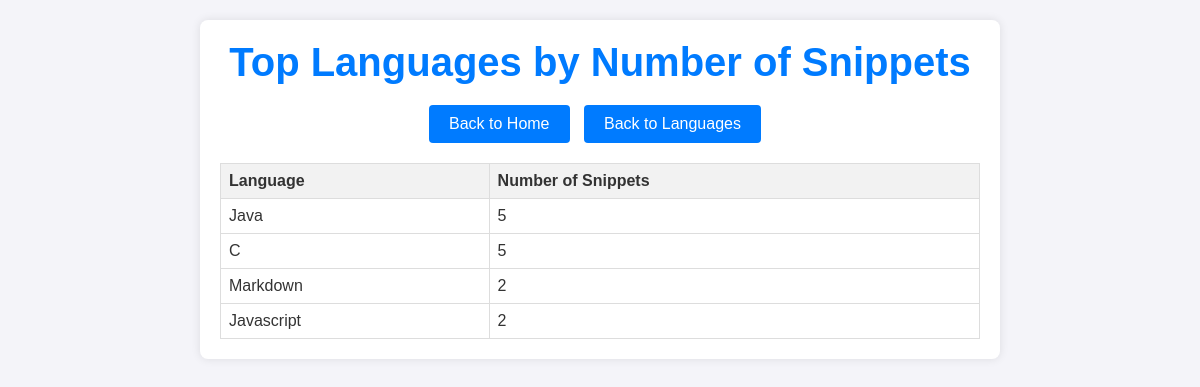
Screenshot of /snippets/top-languages/ with the database file from the repository.
### snippets/models.py (models this page shows, shortened)
class Language(models.Model):
    name = models.CharField(max_length=100)
    slug = models.SlugField(unique=True)  # Readable string
    language_code = models.CharField(max_length=50)
    class Meta:
        ordering = ['name']

### snippets/views/popular.py (the view)
# urls.py: path('top-languages/', TopLanguagesView.as_view(), name='tatum24_top_languages'),
class TopLanguagesView(ListView):
    model = Snippet
    template_name = 'snippets/templates/popular/top_languages.html'
    context_object_name = 'top_languages_list'
    paginate_by = 10
    def get_queryset(self):
        return Snippet.objects.values('language__name').annotate(snippet_count=Count('id')).order_by('-snippet_count')

### snippets/templates/popular/top_languages.html (shortened to what this page needs)
{% load static %}
<!DOCTYPE html>
<html lang="en">
<head>
    <link rel="stylesheet" href="{% static 'css/popular.css' %}">
</head>
<body>
<div class="container">
    <header>
        <h1>Top Languages by Number of Snippets</h1>
        <footer>
            <a href="{% url 'home' %}" class="btn">Back to Home</a>
            <a href="{% url 'language_list' %}" class="btn">Back to Languages</a>
        </footer>
    </header>
    <main>
        <table>
            <thead>
            <tr>
                <th>Language</th>
                <th>Number of Snippets</th>
            </tr>
            </thead>
            <tbody>
            {% for item in top_languages_list %}
                <tr>
                    <td>{{ item.language__name }}</td>
                    <td>{{ item.snippet_count }}</td>
                </tr>
            {% empty %}
                <tr>
                    <td colspan="2">No languages found.</td>
                </tr>
            {% endfor %}
            </tbody>
        </table>
    </main>
</div>
</body>
</html>

### static/css/popular.css (style rules this page uses)
* { margin: 0; padding: 0; box-sizing: border-box; }
body { font-family: Arial, sans-serif; background-color: #f0f0f0; padding: 20px; }
.container { max-width: 800px; margin: 0 auto; }
header { text-align: center; margin-bottom: 20px; }
header h1 { font-size: 32px; color: #333; }
main table { width: 100%; border-collapse: collapse; margin-top: 20px; background-color: #fff; }
main th, main td { border: 1px solid #ddd; padding: 8px; text-align: left; }
main th { background-color: #f2f2f2; }

### snippets/templates/popular/top_languages.html (style rules this page uses)
body { font-family: Arial, sans-serif; background-color: #f4f4f9; color: #333; margin: 0; padding: 0; }
.container { max-width: 800px; margin: 20px auto; padding: 20px; background-color: #fff; box-shadow: 0 0 10px rgba(0, 0, 0, 0.1); border-radius: 8px; }
header { text-align: center; margin-bottom: 20px; }
header h1 { font-size: 2.5em; margin: 0; color: #007BFF; }
footer { margin-top: 20px; text-align: center; }
footer .btn { display: inline-block; margin-right: 10px; padding: 10px 20px; text-decoration: none; color: #fff; background-color: #007BFF; border-radius: 4px; transition: background-color 0.3s; }
main table { width: 100%; border-collapse: collapse; margin-top: 20px; }
main th, main td { border: 1px solid #ddd; padding: 8px; text-align: left; }
main th { background-color: #f2f2f2; }

### rows the page displays
Language: language__name "Java", snippet_count "5"
Language: language__name "Markdown", snippet_count "2"
Language: language__name "Javascript", snippet_count "2"

### other values shown
{{ item.language__name }} "C"
{{ item.snippet_count }} "5"
